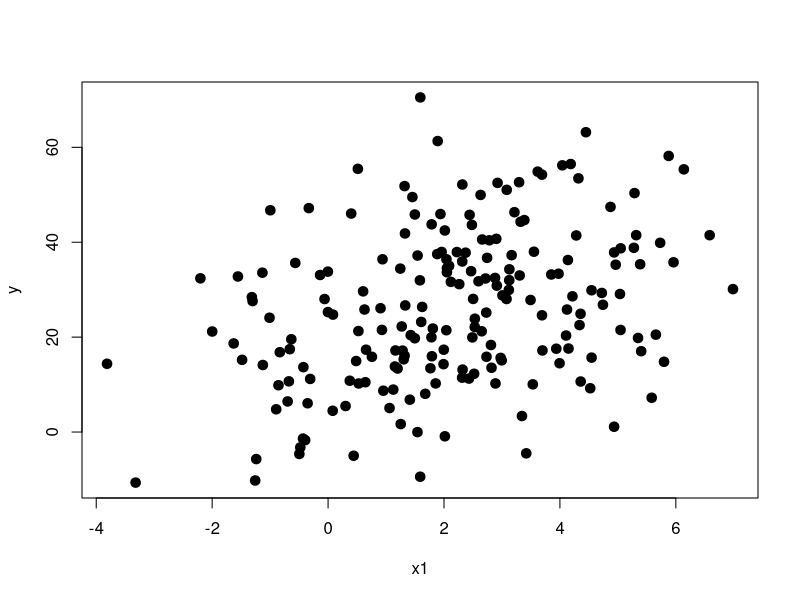
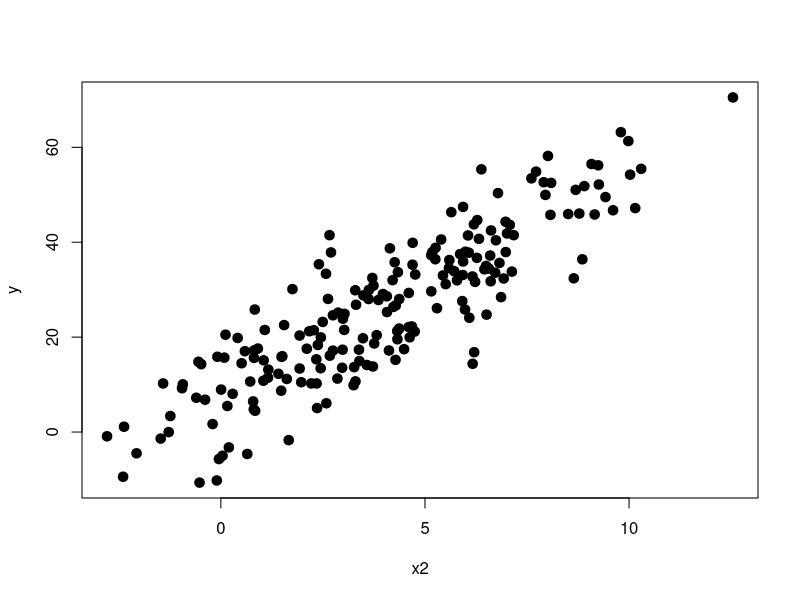

Recreate these plots in R, in order.
# Generate arbitrary regression model
y = c()
x1 = c()
x2 = c()
for (i in 1:200)
{
  x1[i] = rnorm(1, mean = 2, sd = 2)
  x2[i] = rnorm(1, mean = 4, sd = 3)
  y[i] = 3.3 * x1[i] + 4.8 * x2[i] + rnorm(1, mean = 0, sd = 5)
}

# Plot Data
full_data <- cbind(as.data.frame(x1), as.data.frame(x2), as.data.frame(y))
plot(x1,y, pch=19, lwd=3)
plot(x2,y, pch=19, lwd=3)


# Models
full_model <- lm(y ~ x1 + x2, data = full_data)
full_model$coefficients

x1_model <- lm(y ~ x1, data = full_data)
x1_model$coefficients

x2_model <- lm(y ~ x2, data = full_data)
x2_model$coefficients



# Evaluate Models
evaluate_full_model <- function(x1, x2)
{
  newdata = cbind(as.data.frame(x1), as.data.frame(x2))
  predict.lm(full_model, newdata)
}

evaluate_x1_model <- function(x1)
{
  newdata = as.data.frame(x1)
  predict.lm(x1_model, newdata)
}

evaluate_x2_model <- function(x2)
{
  newdata = as.data.frame(x2)
  predict.lm(x2_model, newdata)
}



# Compute Likelihoods
fit1 <- c()
for (i in 1:nrow(full_data))
{
  fit1[i] = dnorm(y[i], mean = evaluate_full_model(x1[i], x2[i]), sd = sd(residuals(full_model)))
}

fit2 <- c()
for (i in 1:nrow(full_data))
{
  fit2[i] = dnorm(y[i], mean = evaluate_x1_model(x1[i]), sd = sd(residuals(x1_model)))
}

fit3 <- c()
for (i in 1:nrow(full_data))
{
  fit3[i] = dnorm(y[i], mean = evaluate_x2_model(x2[i]), sd = sd(residuals(x2_model)))
}

fit4 <-c() # default model (mean of dependent variable)
for (i in 1:nrow(full_data))
{
  fit4[i] = dnorm(y[i], mean = mean(y), sd = sd(y - mean(y)))
}



# Compute Entropy (the lower the better)
# H(X) = -E[log f(x)], f(x) being the likelihood
# lower entropy corresponds to more predictability within a probabilistic system
-mean(log(fit1))
-mean(log(fit2))
-mean(log(fit3))
-mean(log(fit4))



# For comparison, we can display the AIC values
# don't have a model for default case (mean) so I'm ignoring it here, but 
# theoretically should be similar to x2_model
AIC(full_model)
AIC(x1_model)
AIC(x2_model)



# Information Gain - Relative Entropy
# "better" models will be > 0
# "worse" models will be < 0
# equivalent models will be 0
kl_div <- c()
for (i in 1:nrow(full_data))
{
  kl_div[i] = fit1[i]*log(fit1[i] / fit2[i])
}
-sum(kl_div)
